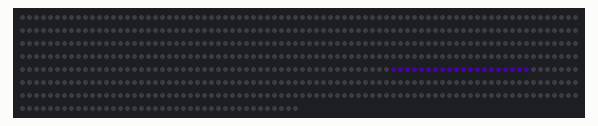
This sketch was run on a simulated Arduino Uno, built with avr-gcc and run on an emulated ATmega328P. On the bench: 600 RGB LEDs in strip order, left to right, continuing on the next row. Dim RGB values are drawn brighter than linear.

Above: at 0.1 s.
At 3.1 s:
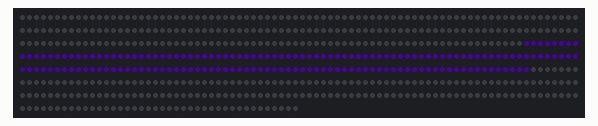
At 5.2 s:
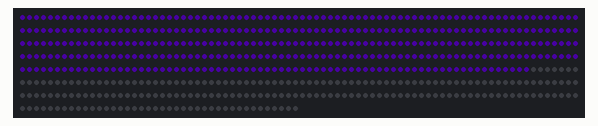
At 8.3 s:
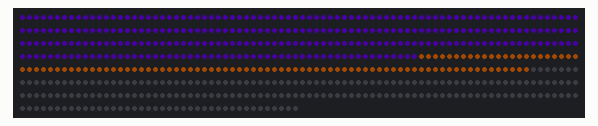
At 10.3 s:
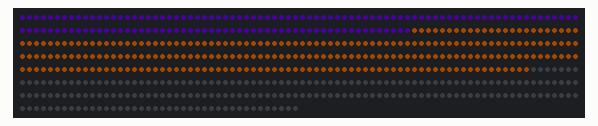
At 35.9 s:
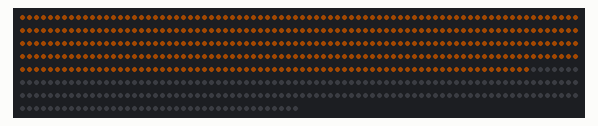

The sketch:

SLEEPHALO_MASTER.ino
```cpp
#include <FastLED.h>
#include <Wire.h>

// Global Variables
#define NUM_LEDS 600
#define LED_PIN 6
#define LED_TYPE WS2811
#define BRIGHTNESS 1

//LED variables

CRGB leds[NUM_LEDS];

int HueVal = 190;
int HueVal2 = 30;
int delay_time = 500;
uint8_t hue = 192;

// different states
// state where try to make user wake up ie. morning
bool wakeupstate = false;
//state where try to make user sleep ie. night
bool sleepstate = true;
bool asleep = true;
bool awake = false;
unsigned long previousTime1 = 0;
unsigned long previousTime = 0;
int heartRate = 70;

// multiply/divide heartrate by this number to get slightly slower/faster rhythm of
//animation than heartrate to induce awake or sleep state
int multiplier = 1.2;

void setup() {
  //LED setup
  FastLED.addLeds<WS2811, LED_PIN, GRB>(leds, NUM_LEDS);
  FastLED.setBrightness(50);

  Wire.begin();        // join i2c bus (address optional for master)
  Serial.begin(9600);  // start serial for output
}

void loop() {

  unsigned long currentTime1 = millis();
  // after 8 hours changes from sleep routine to wake up routine. Changes from trying to make user
  //fall asleep to making user wake up
  if (currentTime1 - previousTime1 >= 28800000){
    if(wakeupstate == true){
      wakeupstate=false;
      sleepstate=true;
    }
    else if(wakeupstate == false){
      wakeupstate=true;
      sleepstate=false;
    }
  previousTime1 = currentTime1;
  }


  //animation for inducing sleep while awake, there is not multiplier in this scenario
  //try to maintain the users sleep state
  if (sleepstate = true and awake == true){
  //converts heartrate to milliseconds per beat
  int delay_time = (heartRate/60 * 1000);
  for (int i = 297+46+30; i < 297 + 46+30+20; i++) {
    leds[i] = CHSV(HueVal, 255, 255);
  }
  FastLED.show();
  delay(delay_time);

  for (int i = 297+46; i < 297 + 46+30; i++) {
    leds[i] = CHSV(HueVal, 255, 255);
  }
  FastLED.show();
  delay(delay_time);

  for (int i = 297; i < 297 + 46; i++) {
    leds[i] = CHSV(HueVal, 255, 255);
  }
  FastLED.show();
  delay(delay_time);

  for (int i = 232; i < 232 + 65; i++) {
    leds[i] = CHSV(HueVal, 255, 255);
  }
  FastLED.show();
  delay(delay_time);

  for (int i = 136; i < 232; i++) {
    leds[i] = CHSV(HueVal, 255, 255);
  }
  FastLED.show();
  delay(delay_time);


  for (int i = 0; i < 136; i++) {
    leds[i] = CHSV(HueVal, 255, 255);
  }
  FastLED.show();
  delay(delay_time);

  HueVal += 10;
  if (HueVal>250){
    HueVal=190;
  }
  }

  //keeping sleep state while asleep
  if (sleepstate = true and asleep == true){
  //converts heartrate to milliseconds per beat and applies a multiplier
  int delay_time = (heartRate/60 * 1000)*multiplier;
  for (int i = 297+46+30; i < 297 + 46+30+20; i++) {
    leds[i] = CHSV(HueVal, 255, 255);
  }
  FastLED.show();
  delay(delay_time);

  for (int i = 297+46; i < 297 + 46+30; i++) {
    leds[i] = CHSV(HueVal, 255, 255);
  }
  FastLED.show();
  delay(delay_time);

  for (int i = 297; i < 297 + 46; i++) {
    leds[i] = CHSV(HueVal, 255, 255);
  }
  FastLED.show();
  delay(delay_time);

  for (int i = 232; i < 232 + 65; i++) {
    leds[i] = CHSV(HueVal, 255, 255);
  }
  FastLED.show();
  delay(delay_time);

  for (int i = 136; i < 232; i++) {
    leds[i] = CHSV(HueVal, 255, 255);
  }
  FastLED.show();
  delay(delay_time);


  for (int i = 0; i < 136; i++) {
    leds[i] = CHSV(HueVal, 255, 255);
  }
  FastLED.show();
  delay(delay_time);

  HueVal += 10;
  if (HueVal>250){
    HueVal=190;
  }
  }

  //wakes user up in morning
  if (wakeupstate=true){
  //converts heartrate to milliseconds per beat and applies a multiplier
  //animation rhythm faster than heartrate
  int delay_time = (heartRate/60 * 1000)/multiplier;
  for (int i = 297+46+30; i < 297 + 46+30+20; i++) {
    leds[i] = CHSV(HueVal2, 255, 255);
  }
  FastLED.show();
  delay(delay_time);

  for (int i = 297+46; i < 297 + 46+30; i++) {
    leds[i] = CHSV(HueVal2, 255, 255);
  }
  FastLED.show();
  delay(delay_time);

  for (int i = 297; i < 297 + 46; i++) {
    leds[i] = CHSV(HueVal2, 255, 255);
  }
  FastLED.show();
  delay(delay_time);

  for (int i = 232; i < 232 + 65; i++) {
    leds[i] = CHSV(HueVal2, 255, 255);
  }
  FastLED.show();
  delay(delay_time);

  for (int i = 136; i < 232; i++) {
    leds[i] = CHSV(HueVal2, 255, 255);
  }
  FastLED.show();
  delay(delay_time);


  for (int i = 0; i < 136; i++) {
    leds[i] = CHSV(HueVal2, 255, 255);
  }
  FastLED.show();
  delay(delay_time);

  HueVal += 10;
  if (HueVal>60){
    HueVal=30;
  }
  }

// Requests heart rate metrics from slave controller every 10 minutes and sets user state
  unsigned long currentTime = millis();
  if(currentTime-previousTime == 600000){
  Wire.requestFrom(8, 2);    // request 2 bytes from slave device #8\
  while (Wire.available()) { // slave may send less than requested
    int c = Wire.read(); // receive a byte as character
    //revieves and saves heart rate metric
    heartRate = c;
  if(heartRate >= 55){
    awake = true;
    asleep = false;
  }
  else{
    awake = false;
    asleep = true;
  }
}
}
```

Measured:
- what the display in image 1 shows lasts 1.0 s, from 3.1 s to 4.1 s
